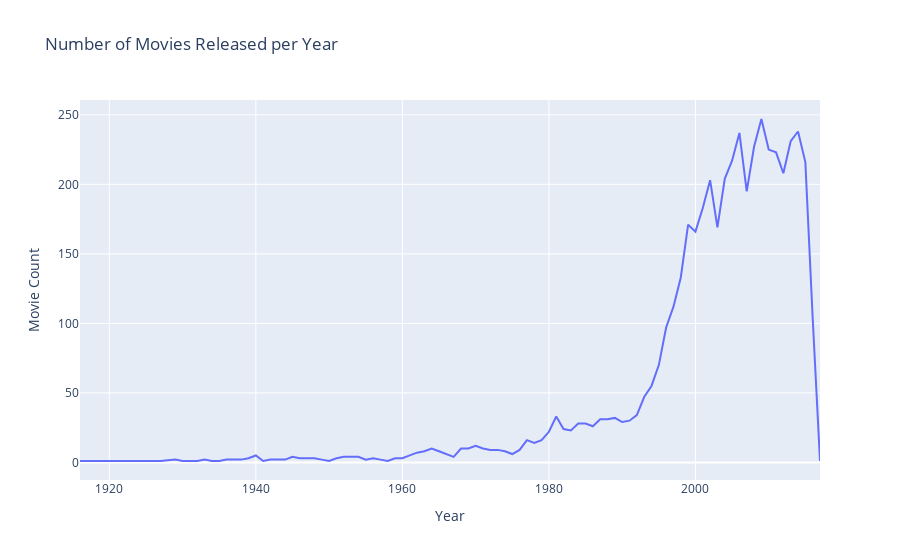

Write notebook code for a chart like this one.
### Markdown cell above
# Movies per Year

### Code cell
df['release_year'] = pd.to_datetime(df['release_date']).dt.year
yearly_counts = df['release_year'].value_counts().sort_index()

fig_movie_per_year = px.line(
    x=yearly_counts.index,
    y=yearly_counts.values,
    labels={'x': 'Year', 'y': 'Movie Count'},
    title="Number of Movies Released per Year"
)

fig_movie_per_year.show()

### Figure 1 — Plotly figure (JSON) as saved in the notebook; plotly's stock layout.template omitted (floating-point values rounded to 4 significant figures)
{"data": [{"hovertemplate": "Year=%{x}<br>Movie Count=%{y}<extra></extra>", "legendgroup": "", "line": {"color": "#636efa", "dash": "solid"}, "marker": {"symbol": "circle"}, "mode": "lines", "name": "", "orientation": "v", "showlegend": false, "type": "scatter", "x": [1916, 1925, 1927, 1929, 1930, 1932, 1933, 1934, 1935, 1936, 1937, 1938, 1939, 1940, 1941, 1942, 1944, 1945, 1946, 1947, 1948, 1949, 1950, 1951, 1952, 1953, 1954, 1955, 1956, 1957, 1958, 1959, 1960, 1961, 1962, 1963, 1964, 1965, 1966, 1967, 1968, 1969, 1970, 1971, 1972, 1973, 1974, 1975, 1976, 1977, 1978, 1979, 1980, 1981, 1982, 1983, 1984, 1985, 1986, 1987, 1988, 1989, 1990, 1991, 1992, 1993, 1994, 1995, 1996, 1997, 1998, 1999, 2000, 2001, 2002, 2003, 2004, 2005, 2006, 2007, 2008, 2009, 2010, 2011, 2012, 2013, 2014, 2015, 2016, 2017], "xaxis": "x", "y": [1, 1, 1, 2, 1, 1, 2, 1, 1, 2, 2, 2, 3, 5, 1, 2, 2, 4, 3, 3, 3, 2, 1, 3, 4, 4, 4, 2, 3, 2, 1, 3, 3, 5, 7, 8, 10, 8, 6, 4, 10, 10, 12, 10, 9, 9, 8, 6, 9, 16, 14, 16, 22, 33, 24, 23, 28, 28, 26, 31, 31, 32, 29, 30, 34, 47, 55, 70, 97, 112, 133, 171, 166, 183, 203, 169, 204, 217, 237, 195, 227, 247, 225, 223, 208, 231, 238, 216, 104, 1], "yaxis": "y"}], "layout": {"legend": {"tracegroupgap": 0}, "title": {"text": "Number of Movies Released per Year"}, "xaxis": {"anchor": "y", "domain": [0, 1], "title": {"text": "Year"}}, "yaxis": {"anchor": "x", "domain": [0, 1], "title": {"text": "Movie Count"}}}}
